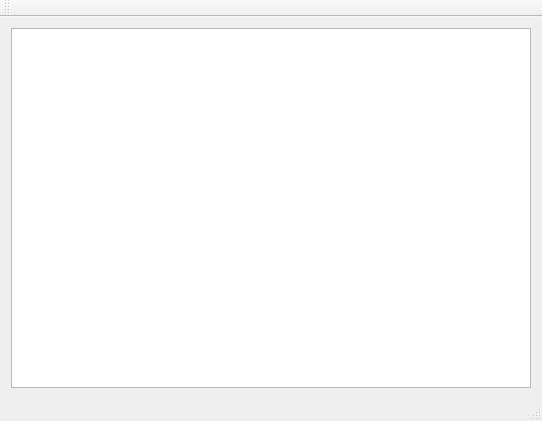
<?xml version="1.0" encoding="UTF-8"?>
<ui version="4.0">
 <class>MainWindow</class>
 <widget class="QMainWindow" name="MainWindow">
  <property name="geometry">
   <rect>
    <x>0</x>
    <y>0</y>
    <width>542</width>
    <height>421</height>
   </rect>
  </property>
  <property name="windowTitle">
   <string>MainWindow</string>
  </property>
  <widget class="QWidget" name="centralWidget">
   <layout class="QHBoxLayout" name="horizontalLayout">
    <item>
     <widget class="AquiGraphicsView" name="graphicsView"/>
    </item>
   </layout>
  </widget>
  <widget class="QMenuBar" name="menuBar">
   <property name="geometry">
    <rect>
     <x>0</x>
     <y>0</y>
     <width>542</width>
     <height>21</height>
    </rect>
   </property>
  </widget>
  <widget class="QToolBar" name="mainToolBar">
   <attribute name="toolBarArea">
    <enum>TopToolBarArea</enum>
   </attribute>
   <attribute name="toolBarBreak">
    <bool>false</bool>
   </attribute>
  </widget>
  <widget class="QStatusBar" name="statusBar"/>
 </widget>
 <layoutdefault spacing="6" margin="11"/>
 <customwidgets>
  <customwidget>
   <class>AquiGraphicsView</class>
   <extends>QGraphicsView</extends>
   <header location="global">aquigraphicsview.h</header>
  </customwidget>
 </customwidgets>
 <resources/>
 <connections/>
</ui>
